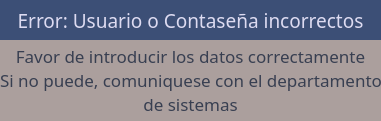
<?xml version="1.0" encoding="UTF-8"?>
<ui version="4.0">
 <class>Form</class>
 <widget class="QWidget" name="Form">
  <property name="geometry">
   <rect>
    <x>0</x>
    <y>0</y>
    <width>381</width>
    <height>121</height>
   </rect>
  </property>
  <property name="sizePolicy">
   <sizepolicy hsizetype="Fixed" vsizetype="Fixed">
    <horstretch>0</horstretch>
    <verstretch>0</verstretch>
   </sizepolicy>
  </property>
  <property name="windowTitle">
   <string>Error de inicio de sesion</string>
  </property>
  <property name="styleSheet">
   <string notr="true">background-color: #ab9f9d;</string>
  </property>
  <widget class="QLabel" name="label">
   <property name="geometry">
    <rect>
     <x>0</x>
     <y>0</y>
     <width>381</width>
     <height>41</height>
    </rect>
   </property>
   <property name="font">
    <font>
     <family>Bodoni MT</family>
     <pointsize>14</pointsize>
    </font>
   </property>
   <property name="styleSheet">
    <string notr="true">color: #dddbf1;
background-color: #3c4f76</string>
   </property>
   <property name="text">
    <string>Error: Usuario o Contaseña incorrectos</string>
   </property>
   <property name="alignment">
    <set>Qt::AlignmentFlag::AlignCenter</set>
   </property>
  </widget>
  <widget class="QLabel" name="label_2">
   <property name="geometry">
    <rect>
     <x>0</x>
     <y>40</y>
     <width>381</width>
     <height>81</height>
    </rect>
   </property>
   <property name="font">
    <font>
     <family>Bodoni MT</family>
     <pointsize>13</pointsize>
    </font>
   </property>
   <property name="styleSheet">
    <string notr="true">color: #383f51;</string>
   </property>
   <property name="text">
    <string>&lt;html&gt;&lt;head/&gt;&lt;body&gt;
&lt;p style=&quot;margin: 0; line-height: 1.0;&quot;&gt;Favor de introducir los datos correctamente&lt;/p&gt;
&lt;p style=&quot;margin: 0; line-height: 1.0;&quot;&gt;Si no puede, comuniquese con el departamento&lt;/p&gt;
&lt;p style=&quot;margin: 0; line-height: 1.0;&quot;&gt;de sistemas&lt;/p&gt;
&lt;/body&gt;&lt;/html&gt;</string>
   </property>
   <property name="alignment">
    <set>Qt::AlignmentFlag::AlignCenter</set>
   </property>
   <property name="wordWrap">
    <bool>false</bool>
   </property>
  </widget>
 </widget>
 <resources/>
 <connections/>
</ui>
